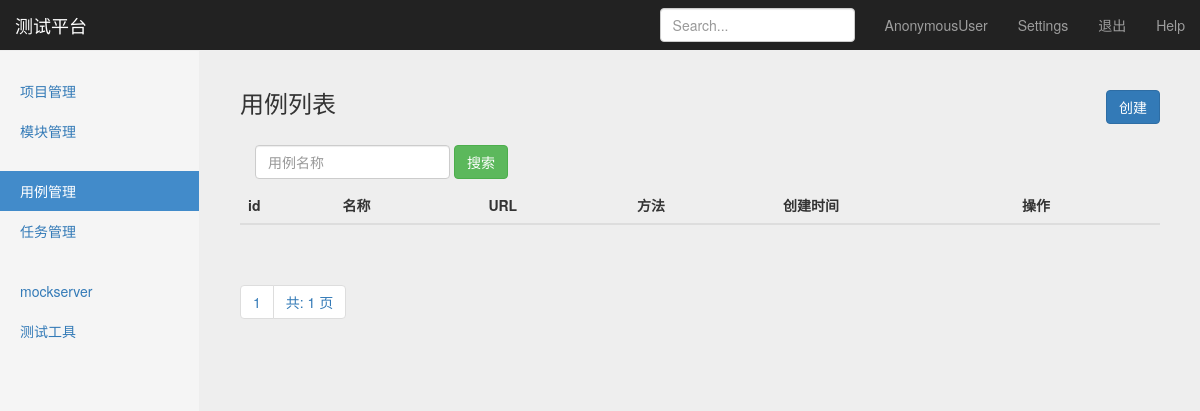
/interface/case_manage/, run on an earlier commit of the app's database.
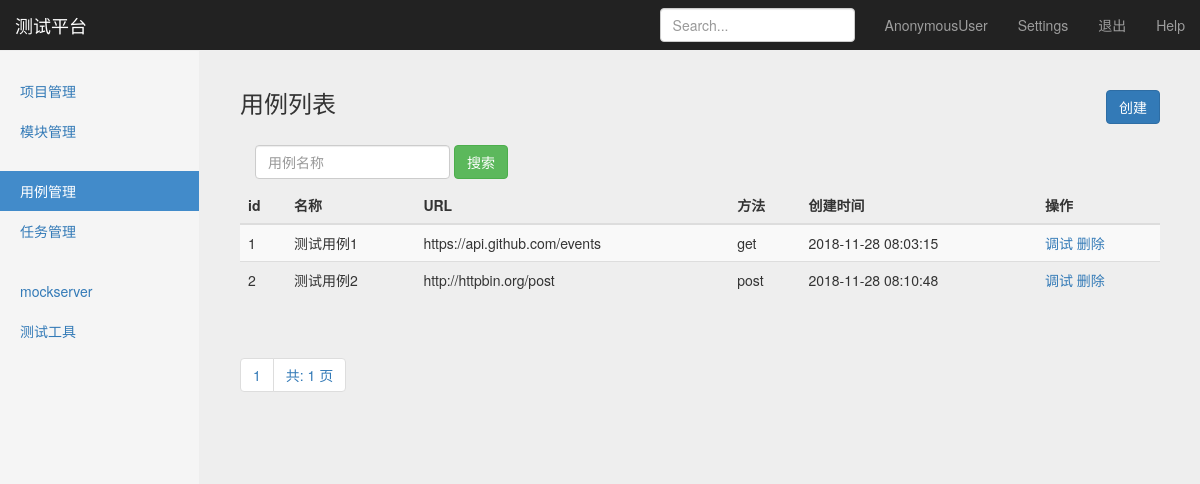
And on a later commit of the database.
### interface_app/models.py (models this page shows, shortened)
class TestCase(models.Model):
    module = models.ForeignKey(Module, on_delete=models.CASCADE)
    name = models.CharField("名称", max_length=1000, blank=False, default="")
    url = models.TextField("URL", default="")
    req_method = models.CharField("请求方法", max_length=10, default="")
    req_type = models.CharField("参数类型",max_length=10, default="")
    req_header = models.TextField("header",default="")
    req_parameter = models.TextField("参数", default="")
    response_assert = models.TextField("验证", default="")
    create_time = models.DateTimeField("创建时间",auto_now_add=True)

### interface_app/views/testcase_views.py (the view)
# urls.py: path('case_manage/',testcase_views.case_manage),
def case_manage(request):
    testcases = TestCase.objects.all().order_by("id") #查询结果集
    paginator = Paginator(testcases, 5) #实例化结果集，每页展示5条数据
    page = request.GET.get('page') #接收网页中的page值
    try:
        contacts = paginator.page(page)
    except PageNotAnInteger:
        contacts = paginator.page(1)
    except EmptyPage:
        contacts = paginator.page(paginator.num_pages)
    if request.method == 'GET':
        return render(request, "case_manage.html",
                      {"type": "list",
                       "testcases": contacts,
                       })
    else:
        return HttpResponse("404")

### templates/case_manage.html (shortened to what this page needs)
{% extends "base.html" %}
{% block content %}
    <nav class="navbar navbar-inverse navbar-fixed-top">
      <div class="container-fluid">
        <div class="navbar-header">
          <a class="navbar-brand" href="#">测试平台</a>
        </div>
        <div id="navbar" class="navbar-collapse collapse">
          <ul class="nav navbar-nav navbar-right">
            <li><a href="#">{{ user }}</a></li>
            <li><a href="#">Settings</a></li>
            <li><a href="/logout/">退出</a></li>
            <li><a href="#">Help</a></li>
          </ul>
          <form class="navbar-form navbar-right">
            <input type="text" class="form-control" placeholder="Search...">
          </form>
        </div>
      </div>
    </nav>
    <div class="container-fluid">
      <div class="row">
        <div class="col-sm-3 col-md-2 sidebar">
          <ul class="nav nav-sidebar">
            <li><a href="/manage/project_manage/" id="project_manage">项目管理</a></li>
              <li><a href="/manage/module_manage/" id="module_manage">模块管理</a></li>
          </ul>
          <ul class="nav nav-sidebar">
            <li class="active"><a href="#" id="case_manage">用例管理</a></li>
            <li><a href="/interface/task_manage/" id="task_manage">任务管理</a></li>
          </ul>
          <ul class="nav nav-sidebar">
            <li><a href="">mockserver</a></li>
            <li><a href="">测试工具</a></li>
          </ul>
        </div>
        {% if type == 'list' %}
        <div class="col-sm-9 col-sm-offset-3 col-md-10 col-md-offset-2 main">
          <h3 class="sub-header">用例列表
              <button type="button" class="btn btn-primary" style="float: right;"
                      onclick="window.location.href='/interface/add_case'">创建</button>
          </h3>
          <div class="table-responsive">
              <form class="navbar-form" method="get" action="/interface/search_case_name/">
                  <div class="form-group">
                      <input name="case_name" type="text" placeholder="用例名称" class="form-control">
                  </div>
                  <button type="submit" class="btn btn-success">搜索</button>
              </form>
            <table class="table table-striped">
              <thead>
                <tr>
                  <th>id</th>
                  <th>名称</th>
                  <th>URL</th>
                  <th>方法</th>
                  <th>创建时间</th>
                  <th>操作</th>
                </tr>
              </thead>
              <tbody>
              {% for case in testcases %}
              <tr>
                  <td>{{ case.id }}</td>
                  <td>{{ case.name }}</td>
                  <td>{{ case.url }}</td>
                  <td>{{ case.req_method }}</td>
                  <td>{{ case.create_time | date:"Y-m-d H:i:s" }}</td>
                  <td>
                      <a href="/interface/debug_case/{{ case.id }}/">调试</a>
                      <a href="/interface/debug_case/{{ case.id }}/">删除</a>
                  </td>
              </tr>
              {% endfor %}
              </tbody>
            </table>
          </div>
        <div class="pagination">
            <span class="step-links">
                <ul class="pagination">
                    <li><a href="#">{{ testcases.number }}</a></li>
                    <li><a href="#">共: {{ testcases.paginator.num_pages }} 页</a></li>
                </ul>
            </span>
        </div>
        </div>
      {% endif %}
      </div>
    </div>
{% endblock %}

What changed in the data, as far as the page shows it:
added TestCase: id "1", name "测试用例1", url "https://api.github.com/events", req_method "get", create_time "2018-11-28 08:03:15"
added TestCase: id "2", name "测试用例2", url "http://httpbin.org/post", req_method "post", create_time "2018-11-28 08:10:48"
